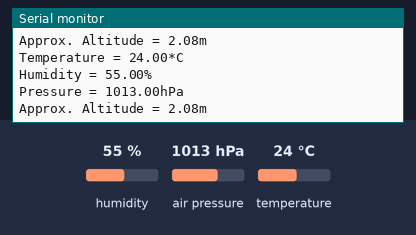
Bench run of a sketch on a simulated Arduino Nano, built with avr-gcc and run on an emulated ATmega328P. Parts: the last lines printed to the serial monitor. The test bench sets the inputs (shaded band); at power-on: humidity 55 %, air pressure 1013 hPa, temperature 24 °C.

Above: at 1.2 s.
1.3 s: humidity set to 22 %
At 2.6 s:
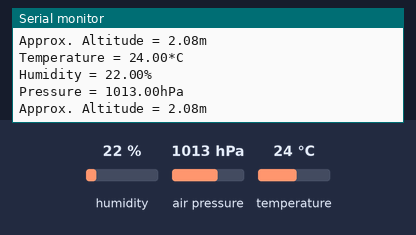
2.8 s: air pressure set to 952 hPa
At 3.8 s:
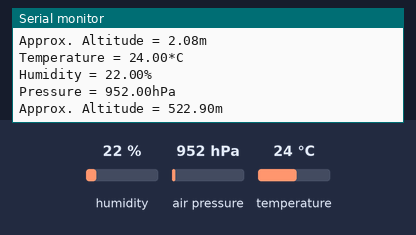

The sketch:

SEN_BME280_SPI.ino
```cpp
/*************************************************
    [SPI]       NANO        BLUEPILL    BME280
    MOSI        D11(11)     PA7         SDI/SDA
    MISO        D12(12)     PA6         SDO
    SCK/CLK     D13(13)     PA5         SCK/SCL
    CS/SS       D10(10)     PA4         CSB
*************************************************/
// First include the DS18B20 libraries
#include <Wire.h>               // I2C 사용
#include <Adafruit_Sensor.h>    // BME280 Library
#include <Adafruit_BME280.h>    // BME280 Library

#define NANO        // NANO 보드인 경우 define
//#define BLUEPILL  // BLUEPILL 보드인 경우 define

#ifdef NANO
#define BME_CS  10
#endif

#ifdef BLUEPILL
#define BME_CS  PA4
#endif

// 고도 계산에 필요한 변수(해수면 압력)정의
#define SEALEVELPRESSURE_HPA (1013.25)

/**********************  3-Mode Setting  **********************/
//Adafruit_BME280 bme; // I2C
Adafruit_BME280 bme(BME_CS); // hardware SPI
//Adafruit_BME280 bme(BME_CS, BME_MOSI, BME_MISO, BME_SCK); // software SPI

void setup()
{
    Serial.begin(115200);

    if (!bme.begin(0x76))
    {   // BME280(I2C addr=0x76) begin
        Serial.println("Can not find a valid BME280 sensor, check wiring!");
        while (1);
    }
}

void loop()
{
    Serial.print("Temperature = ");
    Serial.print(bme.readTemperature());    // 온도 값 가져와서 출력
    Serial.println("*C");

    Serial.print("Humidity = ");
    Serial.print(bme.readHumidity());       // 습도 값 가져와서 출력
    Serial.println("%");

    Serial.print("Pressure = ");
    Serial.print(bme.readPressure() / 100.0F);  // 기압 값 가져와서 출력
    Serial.println("hPa");

    Serial.print("Approx. Altitude = ");
    Serial.print(bme.readAltitude(SEALEVELPRESSURE_HPA)); // 고도 값 출력
    Serial.println("m");

    Serial.println();
    delay(1000);
}
```

Measured:
- after the input at 1.3 s, the serial monitor: prints a new line after 0.72 s (image 1)
- after the input at 2.8 s, the serial monitor: prints a new line after 0.23 s (image 2)
